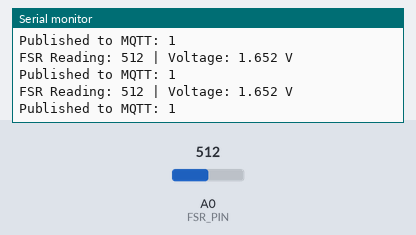
Recording of a sketch running on a simulated ESP8266 (NodeMCU). Shown: the last lines printed to the serial monitor. The test bench sets the inputs (shaded band); at power-on: A0 (FSR_PIN) = 512. WiFi joins after 1.5 s; servers stay silent unless stated; no MQTT or app messages arrive unless stated.

Above: at 3.7 s.
3.8 s: A0 (FSR_PIN) set to 716
At 4.13 s:
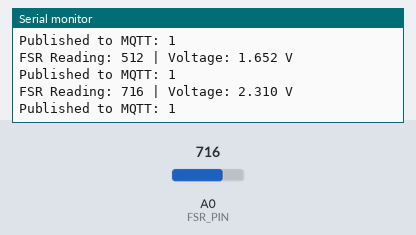
5.3 s: A0 (FSR_PIN) set to 900
At 5.54 s:
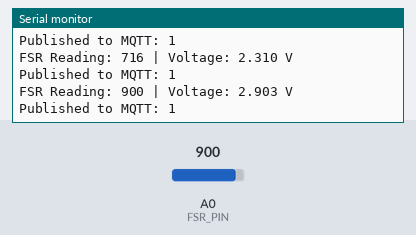
Timing chart, 0 to 8.3 s (numbered marks = the images above; inputs shaded):
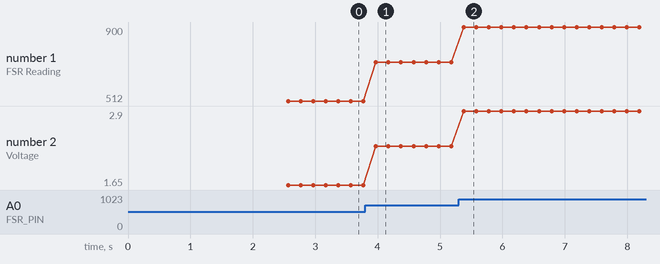

The sketch:

Master_Code.ino
```cpp
#include <ESP8266WiFi.h>
#include <PubSubClient.h>

// WiFi credentials
const char* ssid = "mobile";
const char* password = "11112222";

// MQTT Broker settings
const char* mqtt_server = "broker.emqx.io";  // Public MQTT broker
const int mqtt_port = 1883;
const char* mqtt_topic = "esp8266/fsr_sensor";
const char* client_id = "ESP8266_FSR_Client";

// FSR pin definition - ESP8266 uses different pin naming
#define FSR_PIN A0  // Analog pin on ESP8266

// Initialize WiFi and MQTT clients
WiFiClient espClient;
PubSubClient client(espClient);

unsigned long lastMsg = 0;

void setup_wifi() {
  delay(10);
  Serial.println();
  Serial.print("Connecting to ");
  Serial.println(ssid);

  WiFi.begin(ssid, password);

  while (WiFi.status() != WL_CONNECTED) {
    delay(500);
    Serial.print(".");
  }

  Serial.println("");
  Serial.println("WiFi connected");
  Serial.println("IP address: ");
  Serial.println(WiFi.localIP());
}

void reconnect() {
  // Loop until we're reconnected
  while (!client.connected()) {
    Serial.print("Attempting MQTT connection...");
    // Attempt to connect
    if (client.connect(client_id)) {
      Serial.println("connected");
    } else {
      Serial.print("failed, rc=");
      Serial.print(client.state());
      Serial.println(" try again in 5 seconds");
      delay(5000);
    }
  }
}

void setup() {
  Serial.begin(115200);
  delay(1000);  // Allow time for serial monitor to open

  setup_wifi();
  client.setServer(mqtt_server, mqtt_port);
}

void loop() {
  if (!client.connected()) {
    reconnect();
  }
  client.loop();

  int fsrReading = analogRead(FSR_PIN);  // Read analog value (0-1023 on ESP8266)

  // Convert to voltage (ESP8266 ADC range is 0-3.3V but with 10-bit resolution)
  float voltage = fsrReading * (3.3 / 1023.0);

  Serial.print("FSR Reading: ");
  Serial.print(fsrReading);
  Serial.print(" | Voltage: ");
  Serial.print(voltage, 3);
  Serial.println(" V");

  // Determine message to publish based on threshold
  String message = (fsrReading > 250) ? "1" : "0";

  // Publish to MQTT
  client.publish(mqtt_topic, message.c_str());
  Serial.print("Published to MQTT: ");
  Serial.println(message);


  delay(200);  // Adjust delay as needed
}
```

Measured:
- after the input at 3.8 s, the serial monitor: prints a new line after 0.17 s (image 1)
- after the input at 5.3 s, the serial monitor: prints a new line after 0.08 s (image 2)
- plotted number 1: 512 → 716 after the input at 3.8 s, 716 → 900 after the input at 5.3 s
- plotted number 2: 1.65 → 2.31 after the input at 3.8 s, 2.31 → 2.9 after the input at 5.3 s
